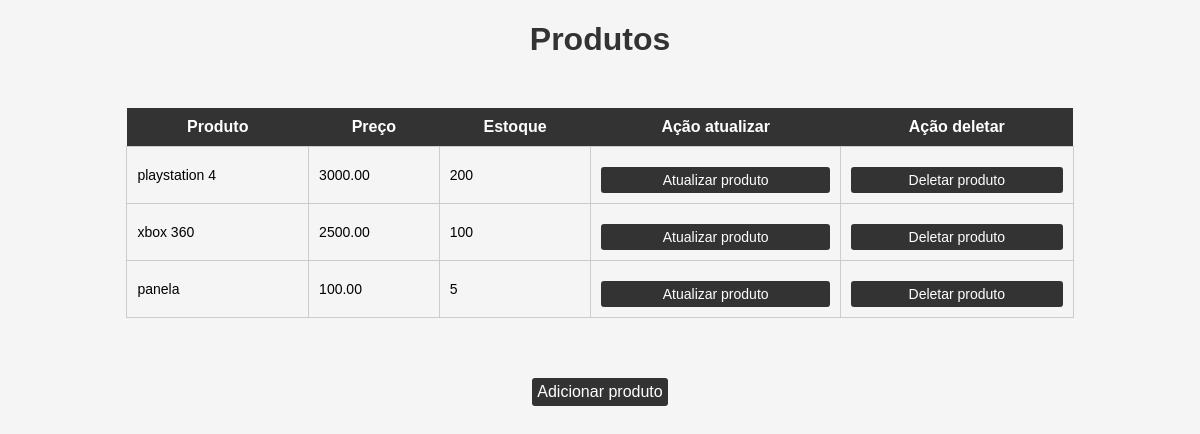
Before: / with the older database file.
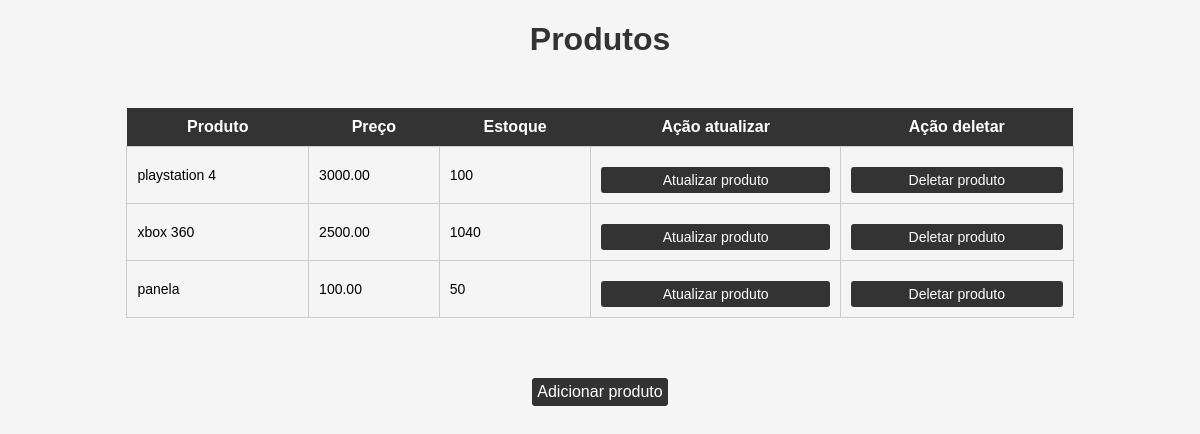
After: the same page with the newer database file.
### core/models.py (models this page shows, shortened)
class Base(models.Model):
    criado = models.DateField('data de criação', auto_now_add=True)
    modificado = models.DateField('data de atualização',auto_now=True)
    ativo = models.BooleanField('Ativo?',default=True)
    class Meta:
        abstract=True

class Produto(Base):
    nome = models.CharField('Nome',max_length=100)
    preco = models.DecimalField('Preço',max_digits=8, decimal_places=2)
    estoque = models.IntegerField('Estoque')

### core/views.py (the view)
# urls.py: path('',index, name='index'),
def index(request):
    context = {
        'produtos': Produto.objects.all()
    }
    return render(request, 'index.html', context)

### core/templates/index.html (shortened to what this page needs)
{%  load static %}
<!DOCTYPE html>
<html lang="pt-br">
<head>
    <link rel="stylesheet" href="{% static 'css/estilo.css' %}">
</head>
<body>
    <center>
    <h1>Produtos</h1>
    <table>
        <thead>
            <tr>
                <th>Produto</th>
                <th>Preço</th>
                <th>Estoque</th>
                <th>Ação atualizar</th>
                <th>Ação deletar</th>
            </tr>
        </thead>
        <tbody>
        {% for produto in produtos%}
            <tr>
                <td><p>{{produto.nome}}</p></td>
                <td><p>{{produto.preco}}</p></td>
                <td><p>{{produto.estoque}}</p></td>
                <td> <a href="{% url 'atualizar' produto.id %}">Atualizar produto</a></td>
                <td> <a href="{% url 'deletar' produto.id %}">Deletar produto</a></td>
            </tr>
        {%endfor%}
        </tbody>
    </table>
    <a href="{% url 'produto' %}">Adicionar produto</a>
    </center>
</body>
</html>

### core/static/css/estilo.css (style rules this page uses)
body { font-family: Arial, sans-serif; background-color: #f5f5f5; }
h1 { text-align: center; color: #333; }
table { margin: 50px auto; border-collapse: collapse; width: 80%; }
table th { background-color: #333; color: #fff; text-align: center; padding: 10px; font-size: 16px; }
table td { border: 1px solid #ccc; padding: 10px; font-size: 14px; }
table td p { margin: 0; }
table td a,a { display: block; text-align: center; margin-top: 10px; padding: 5px; background-color: #333; color: #fff; border-radius: 3px; text-decoration: none; }
a { display: inline-block; padding: 5px; }

Changed rows visible on the page:
changed Produto "playstation 4": estoque "200" → "100"
changed Produto "xbox 360": estoque "100" → "1040"
changed Produto "panela": estoque "5" → "50"
